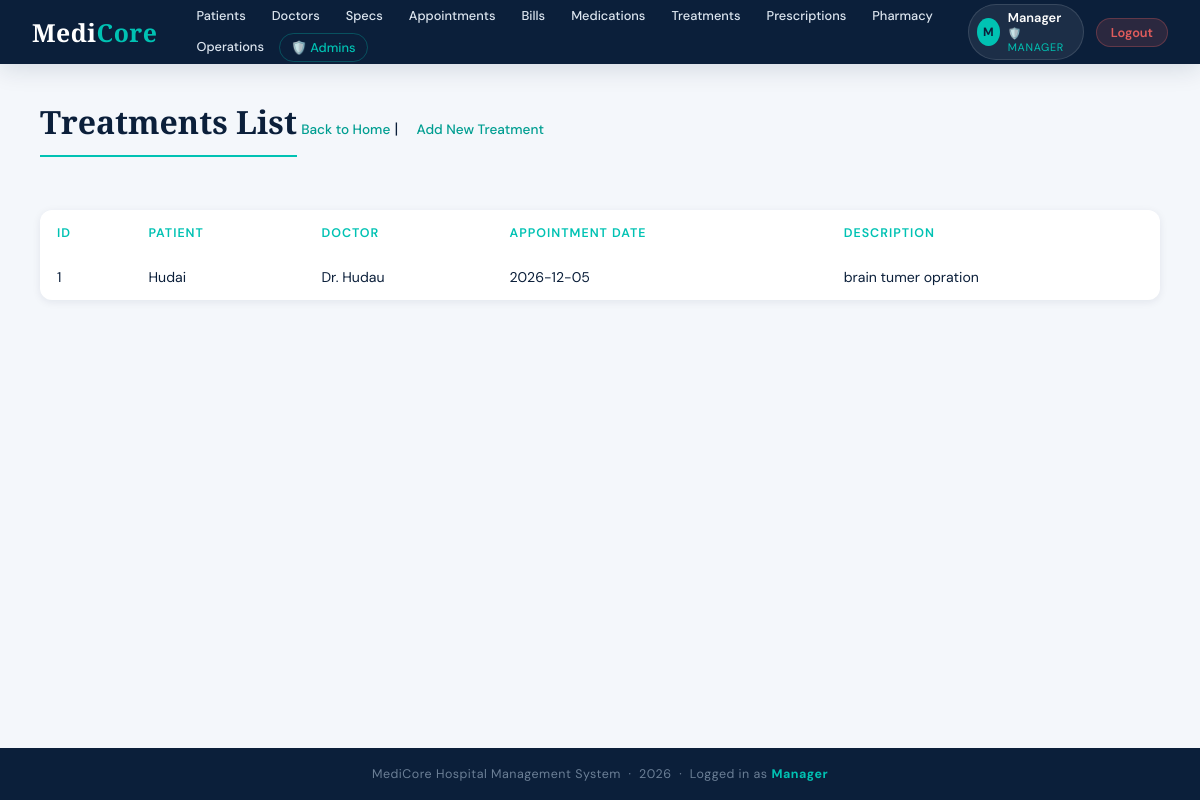
Screenshot of /hospital-system/treatments/list.php (signed in) with the database file from the repository.
### tables this page shows
CREATE TABLE `treatments` (
  `id` int(11) NOT NULL,
  `appointment_id` int(11) DEFAULT NULL,
  `description` text DEFAULT NULL
);

CREATE TABLE `patients` (
  `id` int(11) NOT NULL,
  `name` varchar(100) DEFAULT NULL,
  `age` int(11) DEFAULT NULL,
  `gender` varchar(10) DEFAULT NULL
);

CREATE TABLE `doctors` (
  `id` int(11) NOT NULL,
  `name` varchar(100) DEFAULT NULL,
  `specialization_id` int(11) DEFAULT NULL
);

CREATE TABLE `appointments` (
  `id` int(11) NOT NULL,
  `patient_id` int(11) DEFAULT NULL,
  `doctor_id` int(11) DEFAULT NULL,
  `date` date DEFAULT NULL
);

### hospital-system/treatments/list.php (the view)
<?php
include('../config/db.php');
include('../includes/header.php');
?>
<h2>Treatments List</h2>
<a href="../index.php">Back to Home</a> | <a href="add.php">Add New Treatment</a>
<br><br>
<table border="1" cellpadding="10">
    <tr>
        <th>ID</th>
        <th>Patient</th>
        <th>Doctor</th>
        <th>Appointment Date</th>
        <th>Description</th>
    </tr>
    <?php
    $sql = "SELECT t.id, p.name AS patient, d.name AS doctor, a.date, t.description
            FROM treatments t
            JOIN appointments a ON t.appointment_id = a.id
            JOIN patients p ON a.patient_id = p.id
            JOIN doctors d ON a.doctor_id = d.id";
    $result = $conn->query($sql);
    if ($result->num_rows > 0) {
        while ($row = $result->fetch_assoc()) {
            echo "<tr>
                <td>" . $row['id'] . "</td>
                <td>" . $row['patient'] . "</td>
                <td>" . $row['doctor'] . "</td>
                <td>" . $row['date'] . "</td>
                <td>" . $row['description'] . "</td>
            </tr>";
        }
    } else {
        echo "<tr><td colspan='5'>No treatments found</td></tr>";
    }
    ?>
</table>
<?php include('../includes/footer.php'); ?>

### hospital-system/includes/header.php (style rules this page uses)
:root { --navy: #0b1f3a; --navy-mid: #122947; --teal: #00c2b3; --teal-dim: #009e91; --sky: #e8f7f6; --white: #ffffff; --grey-light:#f4f7fb; --grey-mid: #dce5ef; --grey-text: #6b7f96; --danger: #e05c5c; --success: #27ae7a; --shadow-sm: 0 2px 8px rgba(11,31,58,.08); --shadow-md: 0 6px 24px rgba(11,31,58,.12); --shadow-lg: 0 16px 48px rgba(11,31,58,.16); --radius: 12px; --radius-sm: 7px; }
*, *::before, *::after { box-sizing:border-box; margin:0; padding:0; }
body { font-family: 'DM Sans', sans-serif; background: var(--grey-light); color: var(--navy); min-height: 100vh; display: flex; flex-direction: column; }
h2 { font-family: 'Cormorant Garamond', serif; font-size: 2rem; font-weight: 700; color: var(--navy); margin-bottom: 24px; padding-bottom: 12px; border-bottom: 2px solid var(--teal); display: inline-block; }
p > a, .page-body > a { display: inline-flex; align-items: center; gap: 5px; color: var(--teal-dim); text-decoration: none; font-size: .85rem; font-weight: 500; margin-bottom: 20px; transition: color .2s; }
p > a + a, .page-body > a + a { margin-left: 14px; }
table { width: 100%; border-collapse: collapse; background: var(--white); border-radius: var(--radius); overflow: hidden; box-shadow: var(--shadow-sm); margin-top: 8px; }
th { color: var(--teal); font-size: .78rem; font-weight: 600; text-transform: uppercase; letter-spacing: .08em; padding: 14px 16px; text-align: left; border: none !important; }
td { padding: 13px 16px; font-size: .88rem; color: var(--navy); border: none !important; border-bottom: 1px solid var(--grey-light) !important; vertical-align: middle; }
tbody tr:last-child td { border-bottom: none !important; }

### rows the page displays
treatments: id "1", patients.name "Hudai", doctors.name "Dr. Hudau", appointment.date "2026-12-05", description "brain tumer opration"

### other values shown
substr($_SESSION['user_name'], 0, 1) "M"
$_SESSION['user_name'] "Manager"
